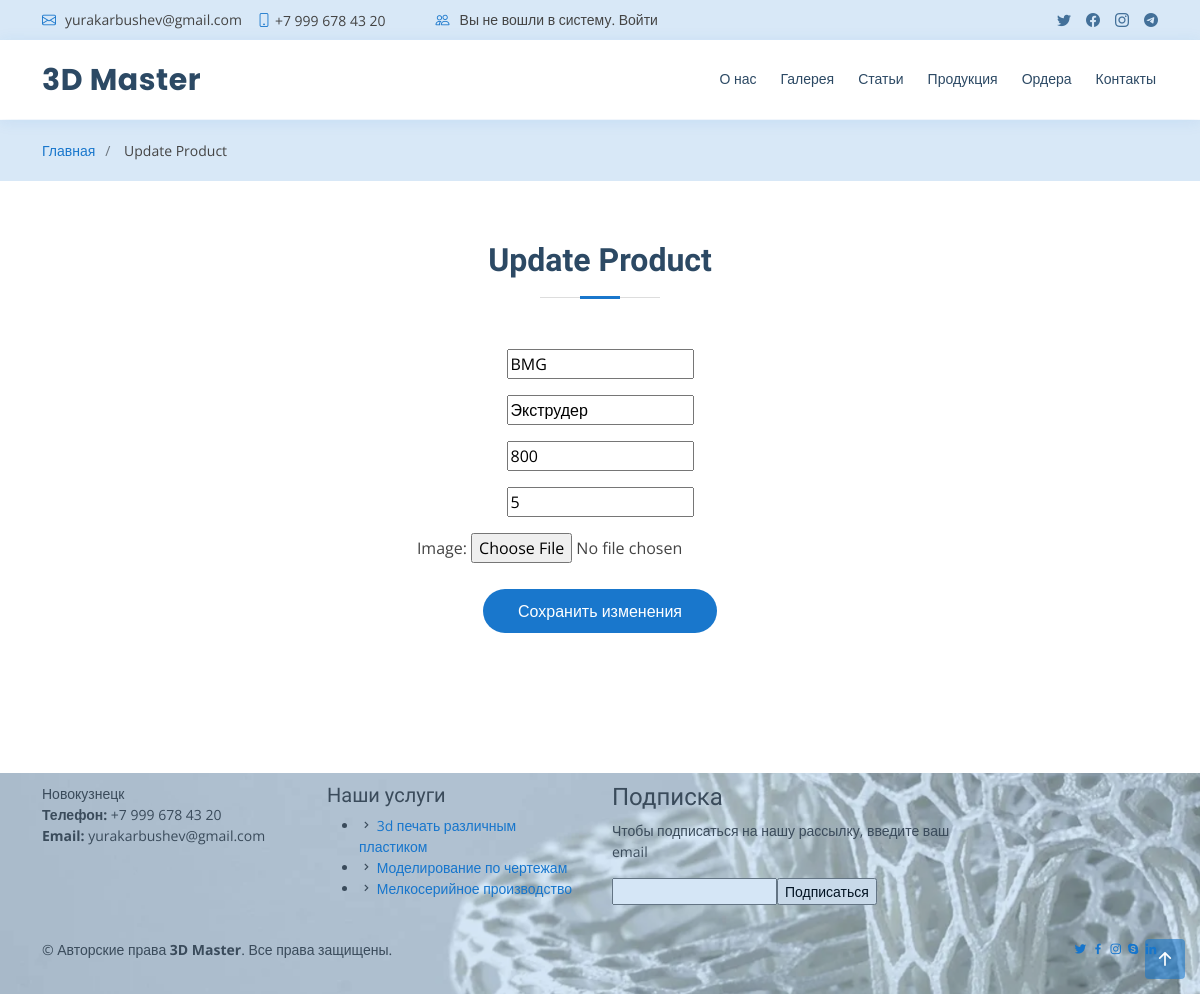
Page /update_product/12/ on the committed database.
### mainapp/models.py (models this page shows)
class Product(models.Model):
    name = models.CharField(max_length=100)
    description = models.CharField(max_length=100)
    price = models.IntegerField()
    quantity = models.IntegerField()
    at_data = models.DateTimeField(auto_now_add=True)
    image = models.ImageField(upload_to='product_images/', blank=True, null=True)

### mainapp/views.py (the view)
# urls.py: path('update_product/<int:product_id>/', update_product, name='update_product'),
def update_product(request, product_id):
    product = get_object_or_404(Product, pk=product_id)
    if request.method == 'POST':
        form = ProductForm(request.POST, instance=product)
        if form.is_valid():
            form.save()
            return redirect('manage_products')
    else:
        form = ProductForm(instance=product)
    context = {
        'form': form,
        'title': 'Update Product',
        'product': product,
        **COMMON_CONTENT
    }
    return render(request, 'mainapp/update_product.html', context)

### mainapp/forms.py
class ProductForm(forms.ModelForm):
    class Meta:
        model = Product
        fields = ['name', 'description', 'price', 'quantity', 'image']
        labels = {
            'name': '',
            'description': '',
            'price': '',
            'quantity': '',
        }
        widgets = {
            'name': forms.TextInput(attrs={'placeholder': 'Товар'}),
            'description': forms.TextInput(attrs={'placeholder': 'Описание'}),
            'price': forms.NumberInput(attrs={'placeholder': 'Цена'}),
            'quantity': forms.NumberInput(attrs={'placeholder': 'Кол-во'}),
        }

### mainapp/templates/mainapp/update_product.html (shortened to what this page needs)
{% extends 'base.html' %}
{% block content %}
<section id="order-update" class="section-bg">
  <div class="container">
    <div class="row justify-content-center">
      <div class="col-md-6 text-center">
        <div class="section-title">
          <h2>{{ title }}</h2>
        </div>
        <form action="{% url 'update_product' product.id %}" method="post">
          {{ form.as_p }}
          <button type="submit" class="btn btn-block btn-primary">Сохранить изменения</button>
        </form>
      </div>
    </div>
  </div>
</section>
{% endblock %}

### static/css/style_3d.css (style rules this page uses)
body { font-family: "Open Sans", sans-serif; color: #444444; }
h1, h2, h3, h4, h5, h6 { font-family: "Raleway", sans-serif; }
button[type=submit] { background: #1977cc; border: 0; margin-top: 10px; padding: 10px 35px; color: #fff; transition: 0.4s; border-radius: 50px; }
section { padding: 60px 0; overflow: hidden; }
.section-bg { background-color: #ffffff; margin-bottom: 80px; }
.section-title { text-align: center; padding-bottom: 30px; }
.section-title h2 { font-size: 32px; font-weight: bold; margin-bottom: 20px; padding-bottom: 20px; position: relative; color: #2c4964; }
.section-title h2::before { content: ""; position: absolute; display: block; width: 120px; height: 1px; background: #ddd; bottom: 1px; left: calc(50% - 60px); }
.section-title h2::after { content: ""; position: absolute; display: block; width: 40px; height: 3px; background: #1977cc; bottom: 0; left: calc(50% - 20px); }

### rows in the picture
Product: name "BMG", description "Экструдер", price "800", quantity "5"

### other values in the picture
{{ email_store }} "yurakarbushev@gmail.com"
{{ phone }} "+7 999 678 43 20"
{{ name_store }} "3D Master"
{{ main }} "Главная"
{{ title }} "Update Product"
{{ city }} "Новокузнецк"
